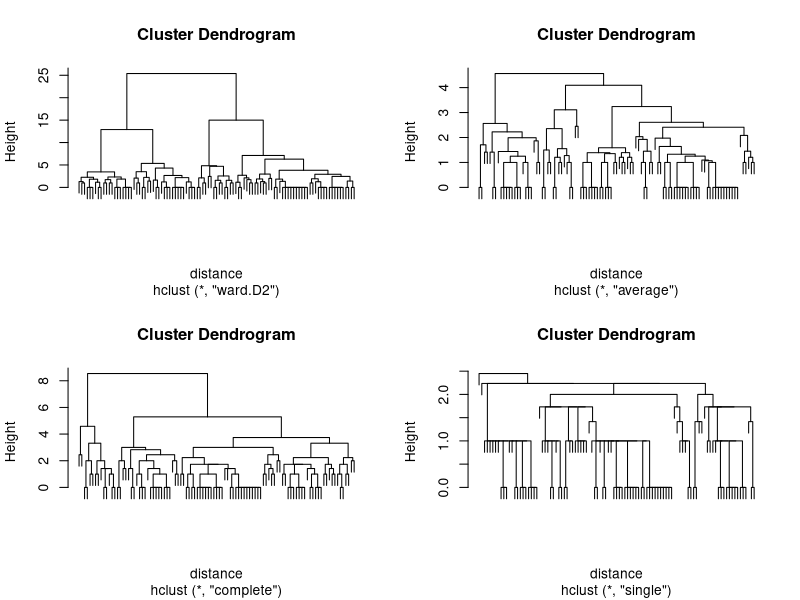
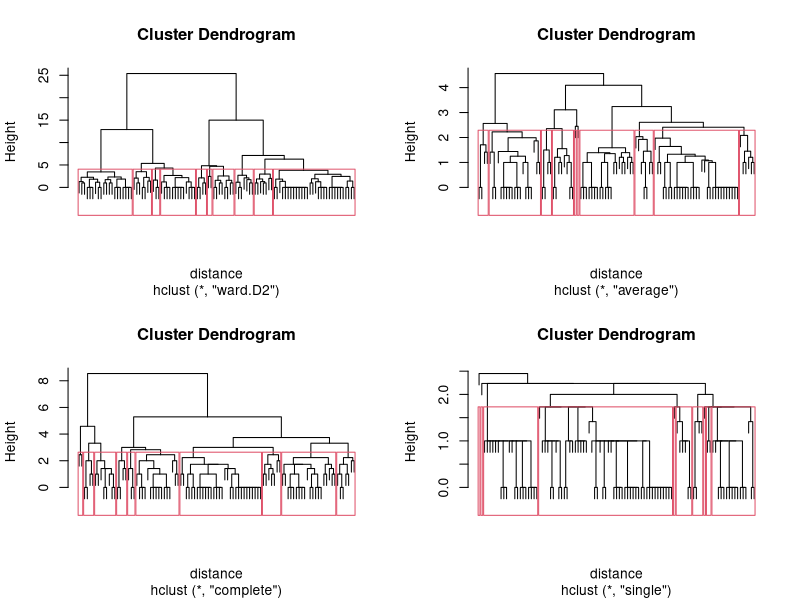
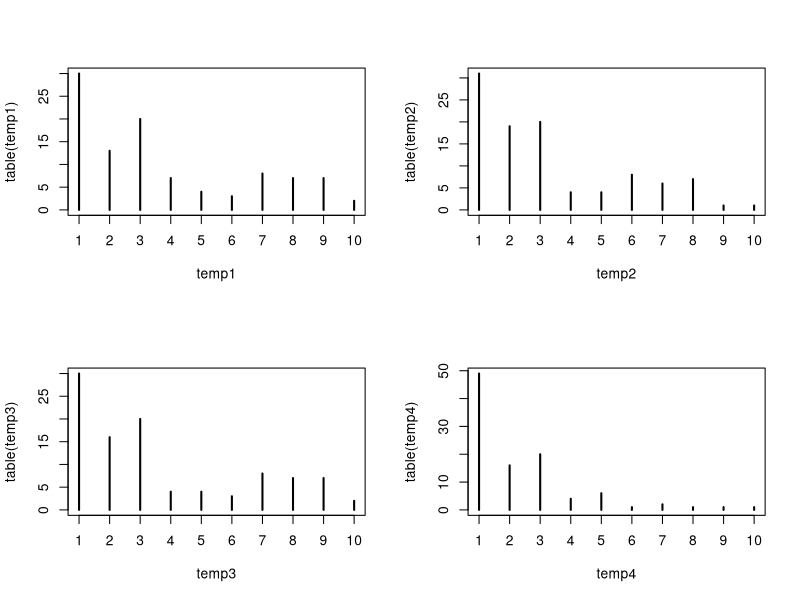
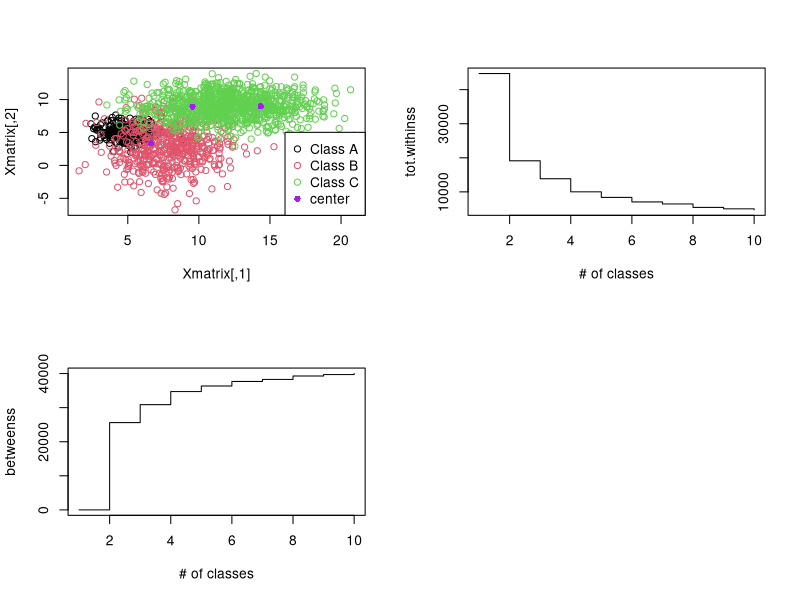
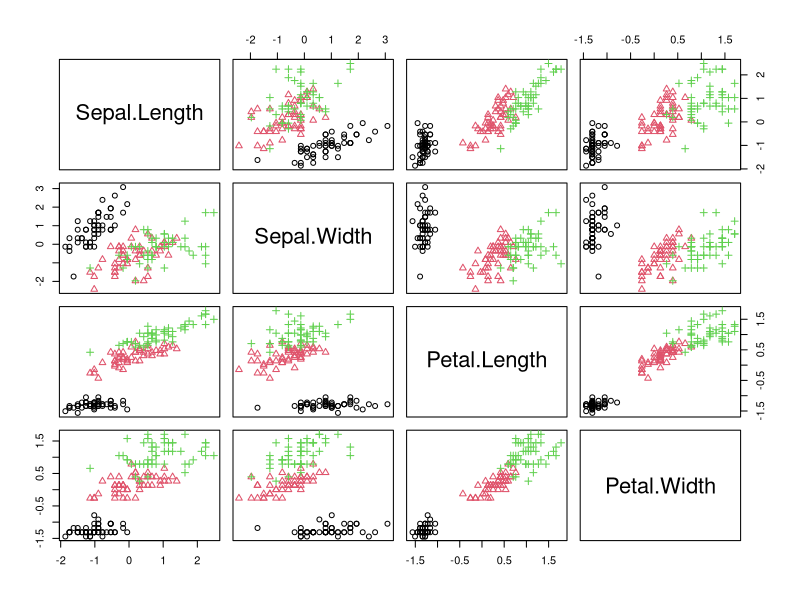
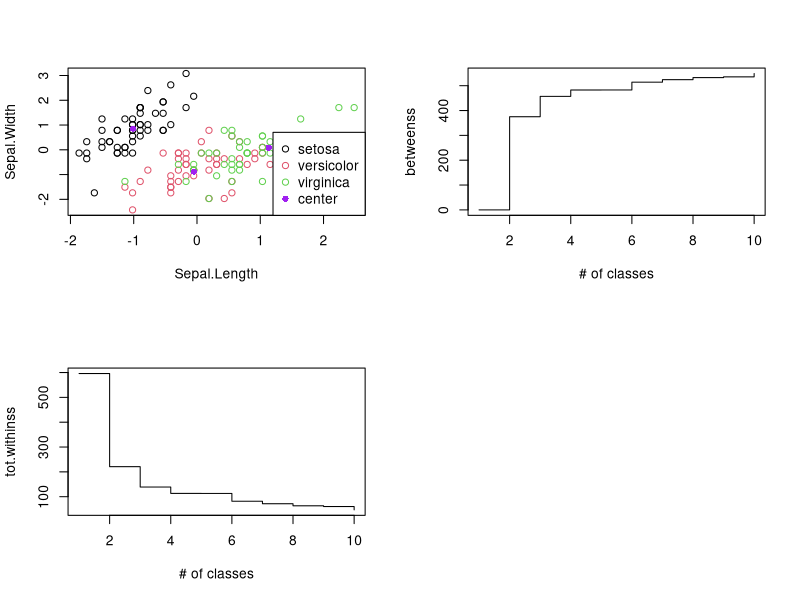

Reproduce these figures in R, in order.
## ---- chunk 1
library("mlbench")
data(Zoo)
#str(Zoo)
dim(Zoo)

Xmatrix<-Zoo[,1:16]
Ymatrix<-factor(Zoo[,17])
#str(Xmatrix);str(Ymatrix)

colnames(Xmatrix)
levels(Ymatrix)

summary(Ymatrix)

distance<-dist(Xmatrix)
hc1<-hclust(distance,method="ward.D2")
hc2<-hclust(distance,method="average")
hc3<-hclust(distance,method="complete")
hc4<-hclust(distance,method="single")
#str(hc1);str(hc2);str(hc3);str(hc4)

par(mfrow=c(2,2))
plot(hc1,label=FALSE)
plot(hc2,label=FALSE)
plot(hc3,label=FALSE)
plot(hc4,label=FALSE)

tester<-function(h1=NULL,k1=NULL){
    par(mfrow=c(2,2))
    plot(hc1,label=FALSE)
    rect.hclust(tree=hc1,k=k1,h=h1)
    plot(hc2,label=FALSE)
    rect.hclust(tree=hc2,k=k1,h=h1)
    plot(hc3,label=FALSE)
    rect.hclust(tree=hc3,k=k1,h=h1)
    plot(hc4,label=FALSE)
    rect.hclust(tree=hc4,k=k1,h=h1)
    par(mfrow=c(1,1))
}
tester(k1=10)

tester2<-function(k1=NULL,h1=NULL){
    temp1<-cutree(hc1,k=k1,h=h1)
    temp2<-cutree(hc2,k=k1,h=h1)
    temp3<-cutree(hc3,k=k1,h=h1)
    temp4<-cutree(hc4,k=k1,h=h1)
    print(table(temp1));print(table(temp2))
    print(table(temp3));print(table(temp4))
    par(mfrow=c(2,2))
    plot(table(temp1));plot(table(temp2))
    plot(table(temp3));plot(table(temp4))
}
tester2(k1=10)
## ---- chunk 2
set.seed(1)
library("mnormt")
n1<-300
mu1<-c(5,5)
sigma1<-matrix(c(1,0,0,1),nrow=2,ncol=2)
x1<-rmnorm(n1,mean=mu1,varcov=sigma1)

n2<-500
mu2<-c(8,3)
sigma1<-matrix(c(4,0,0,9),nrow=2,ncol=2)
x2<-rmnorm(n2,mean=mu2,varcov=sigma1)

n3<-900
mu3<-c(12,9)
sigma1<-matrix(c(8,0,0,3),nrow=2,ncol=2)
x3<-rmnorm(n3,mean=mu3,varcov=sigma1)

Xmatrix<-rbind(x1,x2,x3)
Ymatrix<-factor(c(rep("Class A",n1),rep("Class B",n2),rep("Class C",n3)))
head(Ymatrix)

temp<-kmeans(Xmatrix,centers=3)
names(temp)
temp$centers #mean value of each cluster
temp$size #number of observations in each cluster
temp$totss #SSE across all observations
temp$tot.withinss #SSE across all observations in each cluster
temp$iter #Number of iterations used

center<-temp$centers
plot(Xmatrix,col=as.integer(Ymatrix),pch=1)
points(center,pch=16,col="purple")
legend("bottomright",legend=c(levels(Ymatrix),"center"),col=c(1,2,3,"purple"),pch=c(1,1,1,16))
center

temp2<-as.matrix(temp$centers)
temp3<-t(temp2)
temp4<-matrix(0,nrow=nrow(temp3),ncol=ncol(temp3))
temp5<-temp4
x<-order(temp3[1,])
for (i in 1:3){
    temp4[2,x[i]]<-temp3[2,i]
    temp4[1,x[i]]<-temp3[1,i]
}
print(temp4)
temp5<-cbind(mu1,mu2,mu3)
temp5
temp5-temp4

table(Ymatrix,temp$cluster)
names(temp)
temp6<-matrix(0,nrow=10,ncol=2)
for (i in 1:10){
    temp<-kmeans(Xmatrix,centers=i)
    temp6[i,1]<-temp$tot.withinss
    temp6[i,2]<-temp$betweenss
}
colnames(temp6)<-c("tot.withinss","betweenss")
print(temp6)
plot(1:10,temp6[,1],xlab="# of classes",ylab="tot.withinss",type="s")
plot(1:10,temp6[,2],xlab="# of classes",ylab="betweenss",type="s")
## ---- chunk 3
set.seed(1)
data(iris)
str(iris)
names(iris)
Xmatrix<-scale((iris[,1:4]),scale=TRUE)
Ymatrix<-iris[,5]
table(Ymatrix)
pairs(Xmatrix,col=as.integer(Ymatrix),pch=as.integer(Ymatrix))
temp<-kmeans(Xmatrix,centers=3)
names(temp)
temp$centers #mean value of each cluster
temp$size #number of observations in each cluster
temp$totss #SSE across all observations
temp$tot.withinss #SSE across all observations in each cluster
temp$iter #Number of iterations used

center<-temp$centers
plot(Xmatrix,col=as.integer(Ymatrix),pch=1)
points(center,pch=16,col="purple")
legend("bottomright",legend=c(levels(Ymatrix),"center"),col=c(1,2,3,"purple"),pch=c(1,1,1,16))
center

temp2<-as.matrix(temp$centers)
temp3<-t(temp2)
temp4<-matrix(0,nrow=nrow(temp3),ncol=ncol(temp3))
temp5<-temp4
x<-order(temp3[1,])
for (i in 1:3){
    temp4[2,x[i]]<-temp3[2,i]
    temp4[1,x[i]]<-temp3[1,i]
}
print(temp4)
for(i in 1:3){
    temp5[,i]<-colMeans(Xmatrix[Ymatrix==levels(Ymatrix)[i],])
}
temp5
colnames(temp5)<-levels(Ymatrix)
temp5-temp4

table(Ymatrix,temp$cluster)
names(temp)
temp6<-matrix(0,nrow=10,ncol=2)
for (i in 1:10){
    temp<-kmeans(Xmatrix,centers=i)
    temp6[i,1]<-temp$tot.withinss
    temp6[i,2]<-temp$betweenss
}
colnames(temp6)<-c("tot.withinss","betweenss")
print(temp6)
plot(1:10,temp6[,1],xlab="# of classes",ylab="tot.withinss",type="s")
plot(1:10,temp6[,2],xlab="# of classes",ylab="betweenss",type="s")
